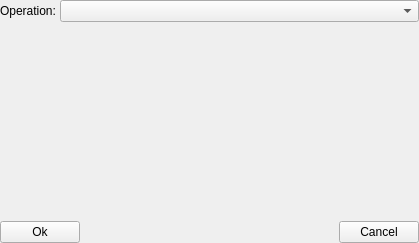
<?xml version="1.0" encoding="UTF-8"?>
<ui version="4.0">
 <class>Form</class>
 <widget class="QWidget" name="Form">
  <property name="geometry">
   <rect>
    <x>0</x>
    <y>0</y>
    <width>419</width>
    <height>243</height>
   </rect>
  </property>
  <property name="windowTitle">
   <string>Traitement des donnée</string>
  </property>
  <layout class="QVBoxLayout" name="verticalLayout">
   <property name="spacing">
    <number>0</number>
   </property>
   <property name="margin">
    <number>0</number>
   </property>
   <item>
    <widget class="QWidget" name="widget" native="true">
     <layout class="QHBoxLayout" name="horizontalLayout_2">
      <property name="spacing">
       <number>0</number>
      </property>
      <property name="margin">
       <number>0</number>
      </property>
      <item>
       <widget class="QLabel" name="label">
        <property name="sizePolicy">
         <sizepolicy hsizetype="Minimum" vsizetype="Preferred">
          <horstretch>0</horstretch>
          <verstretch>0</verstretch>
         </sizepolicy>
        </property>
        <property name="text">
         <string>Operation: </string>
        </property>
       </widget>
      </item>
      <item>
       <widget class="QComboBox" name="operation_combo">
        <property name="sizePolicy">
         <sizepolicy hsizetype="Expanding" vsizetype="Fixed">
          <horstretch>0</horstretch>
          <verstretch>0</verstretch>
         </sizepolicy>
        </property>
       </widget>
      </item>
     </layout>
    </widget>
   </item>
   <item>
    <widget class="QWidget" name="config_widget" native="true">
     <property name="sizePolicy">
      <sizepolicy hsizetype="Preferred" vsizetype="Expanding">
       <horstretch>0</horstretch>
       <verstretch>0</verstretch>
      </sizepolicy>
     </property>
     <layout class="QVBoxLayout" name="config_layout">
      <property name="spacing">
       <number>0</number>
      </property>
      <property name="margin">
       <number>0</number>
      </property>
     </layout>
    </widget>
   </item>
   <item>
    <widget class="QWidget" name="widget_3" native="true">
     <layout class="QHBoxLayout" name="horizontalLayout">
      <property name="spacing">
       <number>0</number>
      </property>
      <property name="margin">
       <number>0</number>
      </property>
      <item>
       <widget class="QPushButton" name="validate_button">
        <property name="text">
         <string>Ok</string>
        </property>
       </widget>
      </item>
      <item>
       <spacer name="horizontalSpacer">
        <property name="orientation">
         <enum>Qt::Horizontal</enum>
        </property>
        <property name="sizeHint" stdset="0">
         <size>
          <width>266</width>
          <height>20</height>
         </size>
        </property>
       </spacer>
      </item>
      <item>
       <widget class="QPushButton" name="cancel_button">
        <property name="text">
         <string>Cancel</string>
        </property>
       </widget>
      </item>
     </layout>
    </widget>
   </item>
  </layout>
 </widget>
 <resources/>
 <connections>
  <connection>
   <sender>cancel_button</sender>
   <signal>clicked()</signal>
   <receiver>Form</receiver>
   <slot>close()</slot>
   <hints>
    <hint type="sourcelabel">
     <x>383</x>
     <y>226</y>
    </hint>
    <hint type="destinationlabel">
     <x>291</x>
     <y>-8</y>
    </hint>
   </hints>
  </connection>
 </connections>
</ui>
